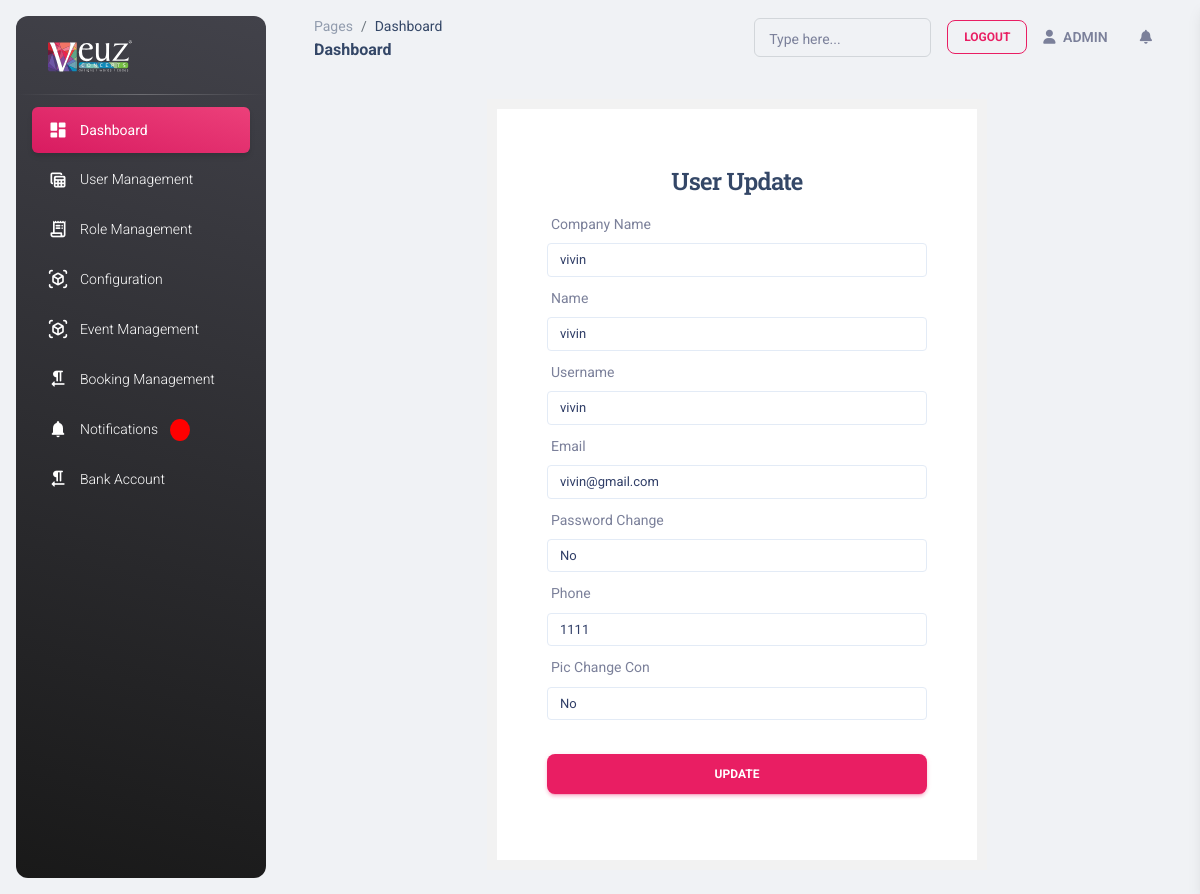
The app's page /edit_user/11 (signed in) with its own data.
### myapp/models.py (models this page shows)
class common(models.Model):  # COMM0N
    dt = models.DateField(auto_now=True)
    tm = models.TimeField(auto_now=True)
    updated = models.DateTimeField(default=timezone.now)
    status = models.CharField(max_length=255, null=True)
    created_by = models.ForeignKey(User,on_delete=models.CASCADE,related_name="%(app_label)s_%(class)s_ownership", null=True)
    class Meta:
        abstract = True

class company_User(common):
    auth_user = models.ForeignKey(User,on_delete=models.CASCADE,related_name="auth_user_login_id", null=True)
    company_name = models.CharField(max_length=25,null=True)
    company_id = models.ForeignKey(company_Master,related_name='company_user_company_master_id',null=True,on_delete=models.CASCADE)
    name = models.CharField(max_length=25,null=True)
    username = models.CharField(max_length=25,null=True)
    email = models.CharField(max_length=25,null=True)
    password_option = models.CharField(max_length=25,choices=password_type,null=True)
    phone = models.CharField(max_length=25,null=True)
    photo = models.FileField(upload_to='company_user_photo',null=True)
    user_type = models.CharField(max_length=25,choices=user_Type,default="company_admin")

### myapp/views.py (the view)
# urls.py: path('edit_user/<int:pk>',views.edit_user,name='edit_user'),
def edit_user(request,pk):
    if request.method == "POST":
        id = request.POST.get("id")
        company_name = request.POST.get("company_name")
        name = request.POST.get("name")
        username = request.POST.get("username")
        email = request.POST.get("email")
        password_option = request.POST.get("password_option")
        phone = request.POST.get("phone")
        change_profile_pic = request.POST.get("change_profile_pic")
        user_data = company_User.objects.get(id=id)
        if password_option == "Yes":
            password = request.POST.get("password")
            u = User.objects.get(id=user_data.auth_user.id)
            u.set_password(password)
            u.save()
        if change_profile_pic == "Yes":
            update_user_data = company_User.objects.get(id=id)
            photo = request.FILES['photo']
            update_user_data.photo = photo
            update_user_data.save()
        update_company = company_User.objects.filter(id=id).update(company_name=company_name,name=name,email=email,phone=phone)
        messages.success(request,'account successfully updated')
        return redirect(request.META['HTTP_REFERER'])
    else:
        data = company_User.objects.get(id=pk)
        context = {
            'data':data
        }
        return render(request,'edit_user.html',context)

### myapp/templatetags/nav.py (called while the page is built)
@register.filter(name='get_nav_name')
def get_nav_name(value,args):
    data = User.objects.get(id=value.id)
    return data.is_superuser

@register.filter(name='notification_count')
def notification_count(value,args):
    data = User.objects.get(id=value.id)
    if data.is_superuser == True:
        data = notification.objects.filter(read_status=False).count()
        return data
        pass
    return ''

### myapp/templates/edit_user.html (shortened to what this page needs)
{% extends 'base.html' %}
{% load static %}
{% block content %}
<div class="form-box">
    <h1 style="    font-size: 24px;
    padding: 7px 17px;">User Update</h1>
    <form action="" method="post" enctype="multipart/form-data">
      <div class="form-group">
        <label for="name">Company Name</label>
        <input class="form-control" id="name" type="text" value="{{data.company_name}}" required name="company_name">
      </div>
      <div class="form-group">
        <label for="name"> Name</label>
        <input class="form-control" id="name" type="text" value="{{data.name}}" required name="name">
      </div>
      <div class="form-group">
        <label for="name"> Username</label>
        <input class="form-control" readonly id="name" type="text" value="{{data.username}}" required name="username">
      </div>
      <div class="form-group">
        <label for="email">Email</label>
        <input class="form-control" id="email" type="email" value="{{data.email}}" required name="email">
      </div>
      <div class="form-group">
        <label for="name">Password Change</label>
      <select onchange="password_manual_action()" class="form-control" id="selectBox" name="password_option">
        <option value="No">No</option>
      </select>
      </div>
      <div class="form-group">
        <label for="email">Phone</label>
        <input class="form-control" id="email" type="number" value="{{data.phone}}" required name="phone">
      </div>
      <div class="form-group">
        <label for="name">Pic Change Con</label>
      <select onchange="change_profile_pic1()" class="form-control" id="selectBox1" name="change_profile_pic">
        <option value="No">No</option>
      </select>
      </div>
      <br>
      <input class="btn btn-primary" type="submit" value="Update" />
      </div>
  </div>
{% endblock %}

### myapp/templates/edit_user.html (style rules this page uses)
.form-box { max-width: 500px; margin: auto; padding: 50px; background: #ffffff; border: 10px solid #f2f2f2; }
h1, p { text-align: center; }
input, textarea { width: 100%; }
.form-control { display: block; width: 100%; padding: 0.375rem 0.75rem; font-size: .8125rem; font-weight: 400; line-height: 1.5; color: #303e67; background-color: #fff; background-clip: padding-box; border: 1px solid #e3ebf6; appearance: none; border-radius: 0.25rem; transition: border-color 0.15s ease-in-out, box-shadow 0.15s ease-in-out; }
.form-group { margin: 8px 0px; }

### records on screen
company_User: company_name "vivin", name "vivin", username "vivin", email "vivin@gmail.com", phone "1111"
